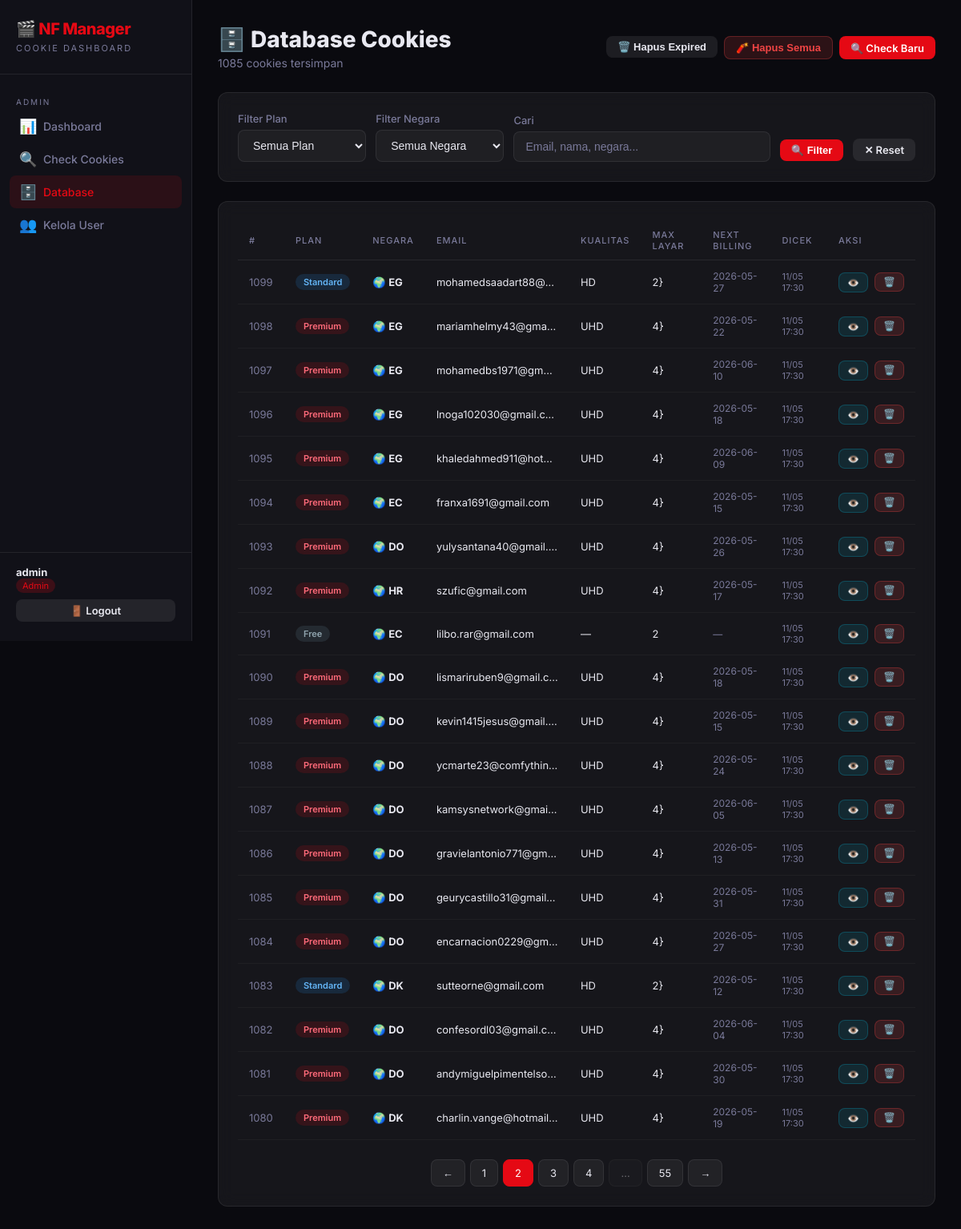
Screenshot of /admin/results?page=2&plan=&country=&search= (signed in) with the database file from the repository.
### app/models.py (models this page shows)
class User(UserMixin, db.Model):
    __tablename__ = 'users'
    id = db.Column(db.Integer, primary_key=True)
    username = db.Column(db.String(80), unique=True, nullable=False)
    email = db.Column(db.String(120), unique=True, nullable=False)
    password_hash = db.Column(db.String(256), nullable=False)
    is_admin = db.Column(db.Boolean, default=False)
    is_approved = db.Column(db.Boolean, default=False)
    created_at = db.Column(db.DateTime, default=datetime.utcnow)

class CookieResult(db.Model):
    __tablename__ = 'cookie_results'
    id = db.Column(db.Integer, primary_key=True)
    filename = db.Column(db.String(255))
    cookie_text = db.Column(db.Text, nullable=False)
    plan_key = db.Column(db.String(50), index=True)       # premium, standard, basic, mobile, free
    plan_name = db.Column(db.String(100))                  # display label
    country = db.Column(db.String(10), index=True)         # 2-letter country code
    is_on_hold = db.Column(db.Boolean, default=False)
    email = db.Column(db.String(200))
    account_name = db.Column(db.String(200))
    quality = db.Column(db.String(50))                     # UHD, HD, SD
    max_streams = db.Column(db.String(20))
    plan_price = db.Column(db.String(50))
    next_billing = db.Column(db.String(100))
    payment_method = db.Column(db.String(100))
    member_since = db.Column(db.String(100))
    extra_members = db.Column(db.String(20))
    profiles = db.Column(db.Text)
    hold_status = db.Column(db.String(20))
    membership_status = db.Column(db.String(100))
    checked_at = db.Column(db.DateTime, default=datetime.utcnow)
    source_file = db.Column(db.String(255))

### app/admin.py (the view)
@admin_bp.route('/results')
@login_required
@admin_required
def results():
    page = request.args.get('page', 1, type=int)
    plan_filter = request.args.get('plan', '')
    country_filter = request.args.get('country', '')
    search = request.args.get('search', '')
    query = CookieResult.query
    if plan_filter:
        query = query.filter(CookieResult.plan_key == plan_filter)
    if country_filter:
        query = query.filter(CookieResult.country == country_filter)
    if search:
        query = query.filter(
            (CookieResult.email.ilike(f'%{search}%')) |
            (CookieResult.account_name.ilike(f'%{search}%')) |
            (CookieResult.country.ilike(f'%{search}%'))
        )
    pagination = query.order_by(CookieResult.checked_at.desc()).paginate(page=page, per_page=20)
    from sqlalchemy import func
    plans = db.session.query(CookieResult.plan_key, CookieResult.plan_name).distinct().all()
    countries = db.session.query(CookieResult.country).distinct().order_by(CookieResult.country).all()
    return render_template('admin/results.html',
                           pagination=pagination,
                           plans=plans,
                           countries=countries,
                           plan_filter=plan_filter,
                           country_filter=country_filter,
                           search=search)

### app/admin.py (called while the page is built)
def admin_required(f):
    @wraps(f)
    def decorated(*args, **kwargs):
        if not current_user.is_authenticated or not current_user.is_admin:
            flash('Akses ditolak. Hanya admin yang bisa mengakses halaman ini.', 'danger')
            return redirect(url_for('auth.login'))
        return f(*args, **kwargs)
    return decorated

### app/templates/admin/results.html (shortened to what this page needs)
{% extends "base.html" %}
{% block content %}
<div class="page-header">
  <div class="flex-between">
    <div>
      <h2 class="page-title">🗄️ Database Cookies</h2>
      <p class="page-subtitle">{{ pagination.total }} cookies tersimpan</p>
    </div>
    <div class="flex gap-2">
      <form method="POST" action="{{ url_for('admin.delete_expired') }}" onsubmit="return confirm('Hapus semua cookies expired?')">
        <button class="btn btn-secondary btn-sm">🗑️ Hapus Expired</button>
      </form>
      <form method="POST" action="{{ url_for('admin.delete_all') }}" onsubmit="return confirm('⚠️ PERINGATAN: Yakin ingin MENGHAPUS SEMUA data cookies dari database? Tindakan ini tidak bisa dibatalkan!')">
        <button class="btn btn-danger btn-sm">🧨 Hapus Semua</button>
      </form>
      <a href="{{ url_for('admin.check') }}" class="btn btn-primary btn-sm">🔍 Check Baru</a>
    </div>
  </div>
</div>
<div class="card mb-3">
  <form method="GET" class="flex" style="gap:12px;flex-wrap:wrap;align-items:flex-end;">
    <div class="form-group" style="margin:0;flex:1;min-width:150px;">
      <label class="form-label">Filter Plan</label>
      <select name="plan" class="form-control">
        <option value="">Semua Plan</option>
      </select>
    </div>
    <div class="form-group" style="margin:0;flex:1;min-width:120px;">
      <label class="form-label">Filter Negara</label>
      <select name="country" class="form-control">
        <option value="">Semua Negara</option>
      </select>
    </div>
    <div class="form-group" style="margin:0;flex:2;min-width:180px;">
      <label class="form-label">Cari</label>
      <input type="text" name="search" class="form-control" placeholder="Email, nama, negara..." value="{{ search }}">
    </div>
    <button type="submit" class="btn btn-primary btn-sm" style="margin-bottom:1px;">🔍 Filter</button>
    <a href="{{ url_for('admin.results') }}" class="btn btn-secondary btn-sm" style="margin-bottom:1px;">✕ Reset</a>
  </form>
</div>
<div class="card">
  <div class="table-wrap">
    <table>
      <thead>
        <tr>
          <th>#</th><th>Plan</th><th>Negara</th><th>Email</th>
          <th>Kualitas</th><th>Max Layar</th><th>Next Billing</th><th>Dicek</th><th>Aksi</th>
        </tr>
      </thead>
      <tbody>
        {% for c in pagination.items %}
        {% set badge_map = {'premium':'badge-premium','standard':'badge-standard','standard_with_ads':'badge-standard','basic':'badge-basic','mobile':'badge-mobile','free':'badge-free'} %}
        <tr>
          <td style="color:var(--muted);">{{ c.id }}</td>
          <td><span class="badge {{ badge_map.get(c.plan_key,'') }}">{{ c.plan_name or c.plan_key }}</span></td>
          <td>🌍 <strong>{{ c.country or '?' }}</strong></td>
          <td style="max-width:180px;overflow:hidden;text-overflow:ellipsis;white-space:nowrap;">{{ c.email or '—' }}</td>
          <td>{{ c.quality or '—' }}</td>
          <td>{{ c.max_streams or '—' }}</td>
          <td style="font-size:12px;color:var(--muted);">{{ c.next_billing or '—' }}</td>
          <td style="font-size:11px;color:var(--muted);">{{ c.checked_at.strftime('%d/%m %H:%M') if c.checked_at else '—' }}</td>
          <td>
            <div class="flex gap-2">
              <a href="{{ url_for('user.cookie_detail', cookie_id=c.id) }}" class="btn btn-cyan btn-xs">👁️</a>
              <form method="POST" action="{{ url_for('admin.delete_cookie', cookie_id=c.id) }}" style="display:inline;" onsubmit="return confirm('Hapus cookie ini?')">
                <button class="btn btn-danger btn-xs">🗑️</button>
              </form>
            </div>
          </td>
        </tr>
        {% else %}
        <tr><td colspan="9" style="text-align:center;color:var(--muted);padding:40px;">Tidak ada data cookies.</td></tr>
        {% endfor %}
      </tbody>
    </table>
  </div>
  {% if pagination.pages > 1 %}
  <div class="pagination">
    {% if pagination.has_prev %}
    <a href="{{ url_for('admin.results', page=pagination.prev_num, plan=plan_filter, country=country_filter, search=search) }}" class="page-btn">←</a>
    {% endif %}
    {% for p in pagination.iter_pages(left_edge=1, right_edge=1, left_current=2, right_current=2) %}
      {% if p %}<a href="{{ url_for('admin.results', page=p, plan=plan_filter, country=country_filter, search=search) }}" class="page-btn {% if p==pagination.page %}active{% endif %}">{{ p }}</a>
      {% else %}<span class="page-btn" style="opacity:0.4;">…</span>{% endif %}
    {% endfor %}
    {% if pagination.has_next %}
    <a href="{{ url_for('admin.results', page=pagination.next_num, plan=plan_filter, country=country_filter, search=search) }}" class="page-btn">→</a>
    {% endif %}
  </div>
  {% endif %}
</div>
{% endblock %}

### app/templates/base.html (shortened to what this page needs)
<!DOCTYPE html>
<html lang="id">
<head>
<link rel="stylesheet" href="{{ url_for('static', filename='css/style.css') }}">
</head>
<body>
<div class="layout">
  <aside class="sidebar">
    <div class="sidebar-logo">
      <h1>🎬 NF Manager</h1>
      <span>Cookie Dashboard</span>
    </div>
    {% if current_user.is_authenticated %}
    {% if current_user.is_admin %}
    <div class="nav-section">
      <div class="nav-label">Admin</div>
      <a href="{{ url_for('admin.dashboard') }}" class="nav-link {% if request.endpoint == 'admin.dashboard' %}active{% endif %}">
        <span class="icon">📊</span> Dashboard
      </a>
      <a href="{{ url_for('admin.check') }}" class="nav-link {% if request.endpoint in ['admin.check','admin.checking'] %}active{% endif %}">
        <span class="icon">🔍</span> Check Cookies
      </a>
      <a href="{{ url_for('admin.results') }}" class="nav-link {% if request.endpoint == 'admin.results' %}active{% endif %}">
        <span class="icon">🗄️</span> Database
      </a>
      <a href="{{ url_for('admin.users') }}" class="nav-link {% if request.endpoint == 'admin.users' %}active{% endif %}">
        <span class="icon">👥</span> Kelola User
      </a>
    </div>
    {% endif %}
    {% endif %}
    <div class="sidebar-footer">
      {% if current_user.is_authenticated %}
      <div class="sidebar-user">
        <strong>{{ current_user.username }}</strong>
        {% if current_user.is_admin %}<span class="badge-admin">Admin</span>{% else %}<span class="badge-user">User</span>{% endif %}
      </div>
      <a href="{{ url_for('auth.logout') }}" class="btn btn-secondary btn-sm" style="width:100%;justify-content:center;">🚪 Logout</a>
      {% endif %}
    </div>
  </aside>
  <main class="main-content">
    {% block content %}{% endblock %}
  </main>
</div>
</body>
</html>

### rows the page displays
User: username "admin"
CookieResult: id "1099", plan_name "Standard", country "EG", email "mohamedsaadart88@…", quality "HD", max_streams "2}", next_billing "2026-05-27", checked_at "11/05 17:30"
CookieResult: id "1098", plan_name "Premium", country "EG", email "mariamhelmy43@gma…", quality "UHD", max_streams "4}", next_billing "2026-05-22", checked_at "11/05 17:30"
CookieResult: id "1097", plan_name "Premium", country "EG", email "mohamedbs1971@gm…", quality "UHD", max_streams "4}", next_billing "2026-06-10", checked_at "11/05 17:30"
CookieResult: id "1096", plan_name "Premium", country "EG", email "lnoga102030@gmail.c…", quality "UHD", max_streams "4}", next_billing "2026-05-18", checked_at "11/05 17:30"
CookieResult: id "1095", plan_name "Premium", country "EG", email "khaledahmed911@hot…", quality "UHD", max_streams "4}", next_billing "2026-06-09", checked_at "11/05 17:30"
CookieResult: id "1094", plan_name "Premium", country "EC", email "franxa1691@gmail.com", quality "UHD", max_streams "4}", next_billing "2026-05-15", checked_at "11/05 17:30"
CookieResult: id "1093", plan_name "Premium", country "DO", email "yulysantana40@gmail.…", quality "UHD", max_streams "4}", next_billing "2026-05-26", checked_at "11/05 17:30"
CookieResult: id "1092", plan_name "Premium", country "HR", email "szufic@gmail.com", quality "UHD", max_streams "4}", next_billing "2026-05-17", checked_at "11/05 17:30"
CookieResult: id "1091", plan_name "Free", country "EC", email "lilbo.rar@gmail.com", quality "—", max_streams "2", next_billing "—", checked_at "11/05 17:30"
CookieResult: id "1090", plan_name "Premium", country "DO", email "lismariruben9@gmail.c…", quality "UHD", max_streams "4}", next_billing "2026-05-18", checked_at "11/05 17:30"
CookieResult: id "1089", plan_name "Premium", country "DO", email "kevin1415jesus@gmail.…", quality "UHD", max_streams "4}", next_billing "2026-05-15", checked_at "11/05 17:30"
CookieResult: id "1088", plan_name "Premium", country "DO", email "ycmarte23@comfythin…", quality "UHD", max_streams "4}", next_billing "2026-05-24", checked_at "11/05 17:30"
CookieResult: id "1087", plan_name "Premium", country "DO", email "kamsysnetwork@gmai…", quality "UHD", max_streams "4}", next_billing "2026-06-05", checked_at "11/05 17:30"
CookieResult: id "1086", plan_name "Premium", country "DO", email "gravielantonio771@gm…", quality "UHD", max_streams "4}", next_billing "2026-05-13", checked_at "11/05 17:30"
CookieResult: id "1085", plan_name "Premium", country "DO", email "geurycastillo31@gmail…", quality "UHD", max_streams "4}", next_billing "2026-05-31", checked_at "11/05 17:30"
CookieResult: id "1084", plan_name "Premium", country "DO", email "encarnacion0229@gm…", quality "UHD", max_streams "4}", next_billing "2026-05-27", checked_at "11/05 17:30"
CookieResult: id "1083", plan_name "Standard", country "DK", email "sutteorne@gmail.com", quality "HD", max_streams "2}", next_billing "2026-05-12", checked_at "11/05 17:30"
CookieResult: id "1082", plan_name "Premium", country "DO", email "confesordl03@gmail.c…", quality "UHD", max_streams "4}", next_billing "2026-06-04", checked_at "11/05 17:30"
CookieResult: id "1081", plan_name "Premium", country "DO", email "andymiguelpimentelso…", quality "UHD", max_streams "4}", next_billing "2026-05-30", checked_at "11/05 17:30"
CookieResult: id "1080", plan_name "Premium", country "DK", email "charlin.vange@hotmail…", quality "UHD", max_streams "4}", next_billing "2026-05-19", checked_at "11/05 17:30"

### other values shown
{{ pagination.total }} "1085"
{{ p }} "1" "2" "3" "4" "55"
